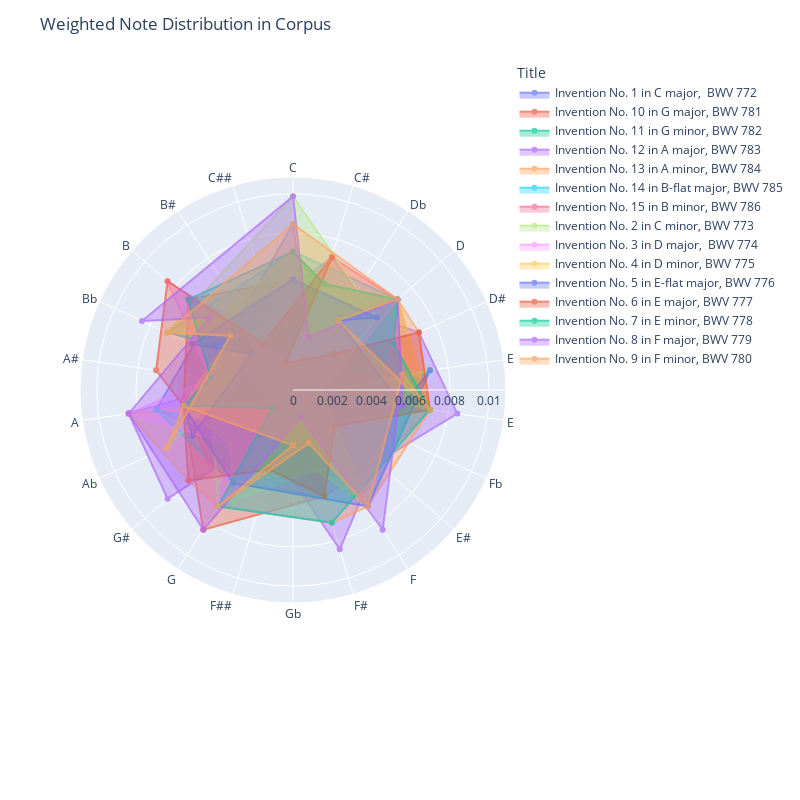

Source (notebook cell):
### Code cell
titles = corpus_note_counts_grouped['Title'].unique()
fig = px.line_polar(
    corpus_note_counts_grouped,
    r='Scaled_Count',
    theta='Note',
    color='Title',
    line_close=True,
    range_r=[0, corpus_note_counts_grouped['Scaled_Count'].max() * 1.1],
    markers=True,
    height=800,
    width=800,
    category_orders={'Note': pitch_class_order}
)
fig.update_traces(fill='toself', 
                mode='markers+lines',
                opacity=.7)
fig.update_layout(
    showlegend=True,
    legend=dict(
        title='Title',
        orientation="v"
    ),
    title = 'Weighted Note Distribution in Corpus')
fig.show()

### Figure 1 — Plotly figure (JSON) as saved in the notebook; plotly's stock layout.template omitted (floating-point values rounded to 4 significant figures)
{"data": [{"fill": "toself", "hovertemplate": "Title=Invention No. 1 in C major,  BWV 772<br>Scaled_Count=%{r}<br>Note=%{theta}<extra></extra>", "legendgroup": "Invention No. 1 in C major,  BWV 772", "line": {"color": "#636efa", "dash": "solid"}, "marker": {"symbol": "circle"}, "mode": "markers+lines", "name": "Invention No. 1 in C major,  BWV 772", "opacity": 0.7, "r": [0.007052, 0.005642, 0.004231, 0.008463, 0.002821, 0.007052, 0.005642, 0.005642, 0.002821, 0.007052, 0.004231, 0.007052], "showlegend": true, "subplot": "polar", "theta": ["A", "B", "Bb", "C", "C#", "D", "E", "F", "F#", "G", "G#", "A"], "type": "scatterpolar"}, {"fill": "toself", "hovertemplate": "Title=Invention No. 10 in G major, BWV 781<br>Scaled_Count=%{r}<br>Note=%{theta}<extra></extra>", "legendgroup": "Invention No. 10 in G major, BWV 781", "line": {"color": "#EF553B", "dash": "solid"}, "marker": {"symbol": "circle"}, "mode": "markers+lines", "name": "Invention No. 10 in G major, BWV 781", "opacity": 0.7, "r": [0.005642, 0.007052, 0.005642, 0.004231, 0.007052, 0.007052, 0.00141, 0.005642, 0.008463, 0.005642], "showlegend": true, "subplot": "polar", "theta": ["A", "B", "C", "C#", "D", "E", "F", "F#", "G", "A"], "type": "scatterpolar"}, {"fill": "toself", "hovertemplate": "Title=Invention No. 11 in G minor, BWV 782<br>Scaled_Count=%{r}<br>Note=%{theta}<extra></extra>", "legendgroup": "Invention No. 11 in G minor, BWV 782", "line": {"color": "#00cc96", "dash": "solid"}, "marker": {"symbol": "circle"}, "mode": "markers+lines", "name": "Invention No. 11 in G minor, BWV 782", "opacity": 0.7, "r": [0.005642, 0.005642, 0.004231, 0.005642, 0.007052, 0.005642, 0.007052, 0.004231, 0.007052, 0.005642, 0.004231, 0.005642, 0.005642], "showlegend": true, "subplot": "polar", "theta": ["A", "Ab", "B", "Bb", "C", "C#", "D", "E", "Eb", "F", "F#", "G", "A"], "type": "scatterpolar"}, {"fill": "toself", "hovertemplate": "Title=Invention No. 12 in A major, BWV 783<br>Scaled_Count=%{r}<br>Note=%{theta}<extra></extra>", "legendgroup": "Invention No. 12 in A major, BWV 783", "line": {"color": "#ab63fa", "dash": "solid"}, "marker": {"symbol": "circle"}, "mode": "markers+lines", "name": "Invention No. 12 in A major, BWV 783", "opacity": 0.7, "r": [0.008463, 0.002821, 0.007052, 0.004231, 0.007052, 0.005642, 0.007052, 0.008463, 0.005642, 0.008463, 0.002821, 0.008463, 0.008463], "showlegend": true, "subplot": "polar", "theta": ["A", "A#", "B", "B#", "C#", "D", "D#", "E", "E#", "F#", "G", "G#", "A"], "type": "scatterpolar"}, {"fill": "toself", "hovertemplate": "Title=Invention No. 13 in A minor, BWV 784<br>Scaled_Count=%{r}<br>Note=%{theta}<extra></extra>", "legendgroup": "Invention No. 13 in A minor, BWV 784", "line": {"color": "#FFA15A", "dash": "solid"}, "marker": {"symbol": "circle"}, "mode": "markers+lines", "name": "Invention No. 13 in A minor, BWV 784", "opacity": 0.7, "r": [0.008463, 0.00141, 0.007052, 0.002821, 0.007052, 0.004231, 0.007052, 0.007052, 0.007052, 0.007052, 0.007052, 0.007052, 0.007052, 0.008463], "showlegend": true, "subplot": "polar", "theta": ["A", "Ab", "B", "Bb", "C", "C#", "D", "D#", "E", "F", "F#", "G", "G#", "A"], "type": "scatterpolar"}, {"fill": "toself", "hovertemplate": "Title=Invention No. 14 in B-flat major, BWV 785<br>Scaled_Count=%{r}<br>Note=%{theta}<extra></extra>", "legendgroup": "Invention No. 14 in B-flat major, BWV 785", "line": {"color": "#19d3f3", "dash": "solid"}, "marker": {"symbol": "circle"}, "mode": "markers+lines", "name": "Invention No. 14 in B-flat major, BWV 785", "opacity": 0.7, "r": [0.007052, 0.004231, 0.002821, 0.007052, 0.007052, 0.007052, 0.004231, 0.007052, 0.007052, 0.002821, 0.005642, 0.007052], "showlegend": true, "subplot": "polar", "theta": ["A", "Ab", "B", "Bb", "C", "D", "E", "Eb", "F", "F#", "G", "A"], "type": "scatterpolar"}, {"fill": "toself", "hovertemplate": "Title=Invention No. 15 in B minor, BWV 786<br>Scaled_Count=%{r}<br>Note=%{theta}<extra></extra>", "legendgroup": "Invention No. 15 in B minor, BWV 786", "line": {"color": "#FF6692", "dash": "solid"}, "marker": {"symbol": "circle"}, "mode": "markers+lines", "name": "Invention No. 15 in B minor, BWV 786", "opacity": 0.7, "r": [0.005642, 0.004231, 0.007052, 0.00141, 0.007052, 0.007052, 0.002821, 0.007052, 0.005642, 0.005642, 0.005642, 0.005642, 0.005642], "showlegend": true, "subplot": "polar", "theta": ["A", "A#", "B", "C", "C#", "D", "D#", "E", "E#", "F#", "G", "G#", "A"], "type": "scatterpolar"}, {"fill": "toself", "hovertemplate": "Title=Invention No. 2 in C minor, BWV 773<br>Scaled_Count=%{r}<br>Note=%{theta}<extra></extra>", "legendgroup": "Invention No. 2 in C minor, BWV 773", "line": {"color": "#B6E880", "dash": "solid"}, "marker": {"symbol": "circle"}, "mode": "markers+lines", "name": "Invention No. 2 in C minor, BWV 773", "opacity": 0.7, "r": [0.004231, 0.007052, 0.004231, 0.007052, 0.009873, 0.005642, 0.00141, 0.007052, 0.007052, 0.004231, 0.007052, 0.004231], "showlegend": true, "subplot": "polar", "theta": ["A", "Ab", "B", "Bb", "C", "D", "E", "Eb", "F", "F#", "G", "A"], "type": "scatterpolar"}, {"fill": "toself", "hovertemplate": "Title=Invention No. 3 in D major,  BWV 774<br>Scaled_Count=%{r}<br>Note=%{theta}<extra></extra>", "legendgroup": "Invention No. 3 in D major,  BWV 774", "line": {"color": "#FF97FF", "dash": "solid"}, "marker": {"symbol": "circle"}, "mode": "markers+lines", "name": "Invention No. 3 in D major,  BWV 774", "opacity": 0.7, "r": [0.008463, 0.004231, 0.008463, 0.00141, 0.005642, 0.007052, 0.002821, 0.007052, 0.007052, 0.007052, 0.004231, 0.008463], "showlegend": true, "subplot": "polar", "theta": ["A", "A#", "B", "C", "C#", "D", "D#", "E", "F#", "G", "G#", "A"], "type": "scatterpolar"}, {"fill": "toself", "hovertemplate": "Title=Invention No. 4 in D minor, BWV 775<br>Scaled_Count=%{r}<br>Note=%{theta}<extra></extra>", "legendgroup": "Invention No. 4 in D minor, BWV 775", "line": {"color": "#FECB52", "dash": "solid"}, "marker": {"symbol": "circle"}, "mode": "markers+lines", "name": "Invention No. 4 in D minor, BWV 775", "opacity": 0.7, "r": [0.005642, 0.004231, 0.005642, 0.007052, 0.005642, 0.007052, 0.007052, 0.00141, 0.007052, 0.004231, 0.005642, 0.004231, 0.005642], "showlegend": true, "subplot": "polar", "theta": ["A", "B", "Bb", "C", "C#", "D", "E", "Eb", "F", "F#", "G", "G#", "A"], "type": "scatterpolar"}, {"fill": "toself", "hovertemplate": "Title=Invention No. 5 in E-flat major, BWV 776<br>Scaled_Count=%{r}<br>Note=%{theta}<extra></extra>", "legendgroup": "Invention No. 5 in E-flat major, BWV 776", "line": {"color": "#636efa", "dash": "solid"}, "marker": {"symbol": "circle"}, "mode": "markers+lines", "name": "Invention No. 5 in E-flat major, BWV 776", "opacity": 0.7, "r": [0.005642, 0.005642, 0.002821, 0.005642, 0.005642, 0.005642, 0.004231, 0.005642, 0.007052, 0.007052, 0.005642, 0.005642], "showlegend": true, "subplot": "polar", "theta": ["A", "Ab", "B", "Bb", "C", "D", "Db", "E", "Eb", "F", "G", "A"], "type": "scatterpolar"}, {"fill": "toself", "hovertemplate": "Title=Invention No. 6 in E major, BWV 777<br>Scaled_Count=%{r}<br>Note=%{theta}<extra></extra>", "legendgroup": "Invention No. 6 in E major, BWV 777", "line": {"color": "#EF553B", "dash": "solid"}, "marker": {"symbol": "circle"}, "mode": "markers+lines", "name": "Invention No. 6 in E major, BWV 777", "opacity": 0.7, "r": [0.005642, 0.007052, 0.008463, 0.002821, 0.007052, 0.00141, 0.002821, 0.007052, 0.007052, 0.002821, 0.005642, 0.004231, 0.007052, 0.005642], "showlegend": true, "subplot": "polar", "theta": ["A", "A#", "B", "B#", "C#", "C##", "D", "D#", "E", "E#", "F#", "F##", "G#", "A"], "type": "scatterpolar"}, {"fill": "toself", "hovertemplate": "Title=Invention No. 7 in E minor, BWV 778<br>Scaled_Count=%{r}<br>Note=%{theta}<extra></extra>", "legendgroup": "Invention No. 7 in E minor, BWV 778", "line": {"color": "#00cc96", "dash": "solid"}, "marker": {"symbol": "circle"}, "mode": "markers+lines", "name": "Invention No. 7 in E minor, BWV 778", "opacity": 0.7, "r": [0.005642, 0.004231, 0.007052, 0.007052, 0.005642, 0.007052, 0.005642, 0.007052, 0.007052, 0.007052, 0.00141, 0.005642], "showlegend": true, "subplot": "polar", "theta": ["A", "A#", "B", "C", "C#", "D", "D#", "E", "F#", "G", "G#", "A"], "type": "scatterpolar"}, {"fill": "toself", "hovertemplate": "Title=Invention No. 8 in F major, BWV 779<br>Scaled_Count=%{r}<br>Note=%{theta}<extra></extra>", "legendgroup": "Invention No. 8 in F major, BWV 779", "line": {"color": "#ab63fa", "dash": "solid"}, "marker": {"symbol": "circle"}, "mode": "markers+lines", "name": "Invention No. 8 in F major, BWV 779", "opacity": 0.7, "r": [0.008463, 0.005642, 0.008463, 0.009873, 0.002821, 0.007052, 0.005642, 0.005642, 0.008463, 0.00141, 0.008463, 0.008463], "showlegend": true, "subplot": "polar", "theta": ["A", "B", "Bb", "C", "C#", "D", "E", "Eb", "F", "F#", "G", "A"], "type": "scatterpolar"}, {"fill": "toself", "hovertemplate": "Title=Invention No. 9 in F minor, BWV 780<br>Scaled_Count=%{r}<br>Note=%{theta}<extra></extra>", "legendgroup": "Invention No. 9 in F minor, BWV 780", "line": {"color": "#FFA15A", "dash": "solid"}, "marker": {"symbol": "circle"}, "mode": "markers+lines", "name": "Invention No. 9 in F minor, BWV 780", "opacity": 0.7, "r": [0.005642, 0.007052, 0.004231, 0.007052, 0.008463, 0.007052, 0.004231, 0.007052, 0.005642, 0.007052, 0.002821, 0.007052, 0.002821, 0.005642], "showlegend": true, "subplot": "polar", "theta": ["A", "Ab", "B", "Bb", "C", "D", "Db", "E", "Eb", "F", "F#", "G", "Gb", "A"], "type": "scatterpolar"}], "layout": {"height": 800, "legend": {"orientation": "v", "title": {"text": "Title"}, "tracegroupgap": 0}, "margin": {"t": 60}, "polar": {"angularaxis": {"categoryarray": ["C", "C#", "Db", "D", "D#", "Eb", "E", "Fb", "E#", "F", "F#", "Gb", "F##", "G", "G#", "Ab", "A", "A#", "Bb", "B", "B#"], "categoryorder": "array", "direction": "clockwise", "rotation": 90}, "domain": {"x": [0, 1], "y": [0, 1]}, "radialaxis": {"range": [0, 0.01086]}}, "showlegend": true, "title": {"text": "Weighted Note Distribution in Corpus"}, "width": 800}}
